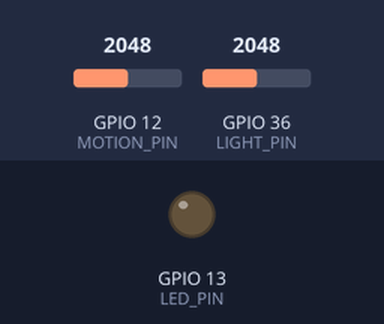
The sketch below on a simulated ESP32. On the bench: output pins drawn as LEDs (lit = HIGH). Inputs (shaded band) come from the test bench; at power-on: GPIO 36 (LIGHT_PIN) = 2048, GPIO 12 (MOTION_PIN) = 2048. WiFi joins after 1.5 s; servers stay silent unless stated; no MQTT or app messages arrive unless stated.

Above: at 3.2 s.
3.3 s: GPIO 36 (LIGHT_PIN) set to 537
4.8 s: GPIO 36 (LIGHT_PIN) set to 466
At 5.8 s:
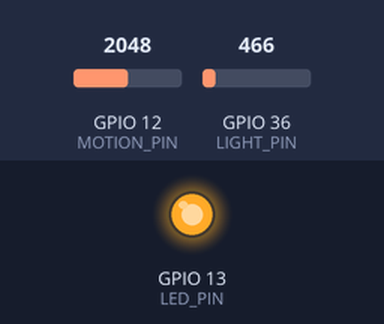
6.3 s: GPIO 12 (MOTION_PIN) set to 525
7.8 s: GPIO 12 (MOTION_PIN) set to 462
At 8.1 s:
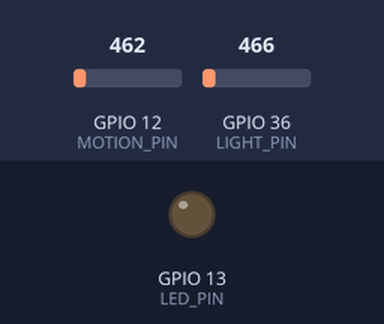
9.3 s: GPIO 12 (MOTION_PIN) set to 540
At 10.5 s:
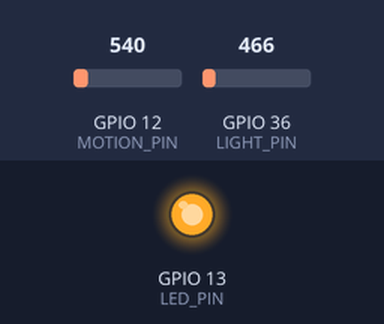
Timing chart, 0 to 11.8 s (numbered marks = the images above; inputs shaded):
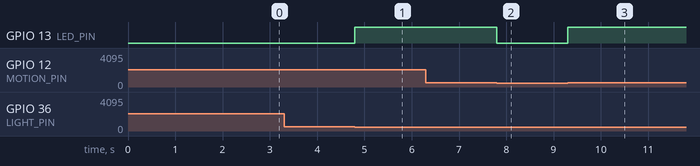

Measured:
- the behaviour switches between 500 and 499 on GPIO 36 (LIGHT_PIN) (found by bisection; images 0 and 1)
- the behaviour switches between 501 and 500 on GPIO 12 (MOTION_PIN) (found by bisection; images 1 and 2)
- after the input at 3.3 s, every drawn part: stays the same
- after the input at 4.8 s, GPIO 13 (LED_PIN): LOW → HIGH at once
- after the input at 6.3 s, every drawn part: stays the same
- after the input at 7.8 s, GPIO 13 (LED_PIN): HIGH → LOW at once
- after the input at 9.3 s, GPIO 13 (LED_PIN): LOW → HIGH at once

The sketch:

code.ino
```cpp
#include <WiFi.h>
#include <PubSubClient.h>

// WiFi credentials
const char* ssid = "your_SSID";
const char* password = "your_PASSWORD";

// MQTT broker
const char* mqtt_server = "your_MQTT_broker_server";
const int mqtt_port = 1883;
const char* mqtt_user = "your_MQTT_username";
const char* mqtt_password = "your_MQTT_password";

// LED pin
const int LED_PIN = 13;

// Motion sensor pin
const int MOTION_PIN = 12;

// Light intensity sensor pin
const int LIGHT_PIN = A0;

// Thresholds
const int MOTION_THRESHOLD = 500; // adjust this based on your sensor
const int LIGHT_THRESHOLD = 500; // adjust this based on your sensor

// Initialize WiFi client and MQTT client
WiFiClient espClient;
PubSubClient client(espClient);

void setup() {
  // Set LED pin as output
  pinMode(LED_PIN, OUTPUT);

  // Set motion sensor pin as input
  pinMode(MOTION_PIN, INPUT);

  // Connect to WiFi
  WiFi.begin(ssid, password);
  while (WiFi.status() != WL_CONNECTED) {
    delay(1000);
  }

  // Connect to MQTT broker
  client.setServer(mqtt_server, mqtt_port);
  client.setCallback(callback);
  while (!client.connected()) {
    if (client.connect("smart-street-light", mqtt_user, mqtt_password)) {
      client.subscribe("street-light");
    }
    else {
      delay(1000);
    }
  }
}

void loop() {
  // Check for MQTT messages
  client.loop();

  // Check for motion detection
  if (analogRead(MOTION_PIN) > MOTION_THRESHOLD) {
    // Check light intensity
    int light_intensity = analogRead(LIGHT_PIN);
    if (light_intensity < LIGHT_THRESHOLD) {
      // Turn on LED
      digitalWrite(LED_PIN, HIGH);
      // Publish MQTT message
      client.publish("street-light", "on");
    }
  }
  else {
    // Turn off LED
    digitalWrite(LED_PIN, LOW);
    // Publish MQTT message
    client.publish("street-light", "off");
  }
}

void callback(char* topic, byte* payload, unsigned int length) {
  // Convert payload to string
  String message;
  for (int i = 0; i < length; i++) {
    message += (char)payload[i];
  }

  // Parse message and control LED
  if (message == "on") {
    // Turn on LED
    digitalWrite(LED_PIN, HIGH);
    // Publish MQTT message
    client.publish("street-light", "on");
  }
  else if (message == "off") {
    // Turn off LED
    digitalWrite(LED_PIN, LOW);
    // Publish MQTT message
    client.publish("street-light", "off");
  }
}
```
